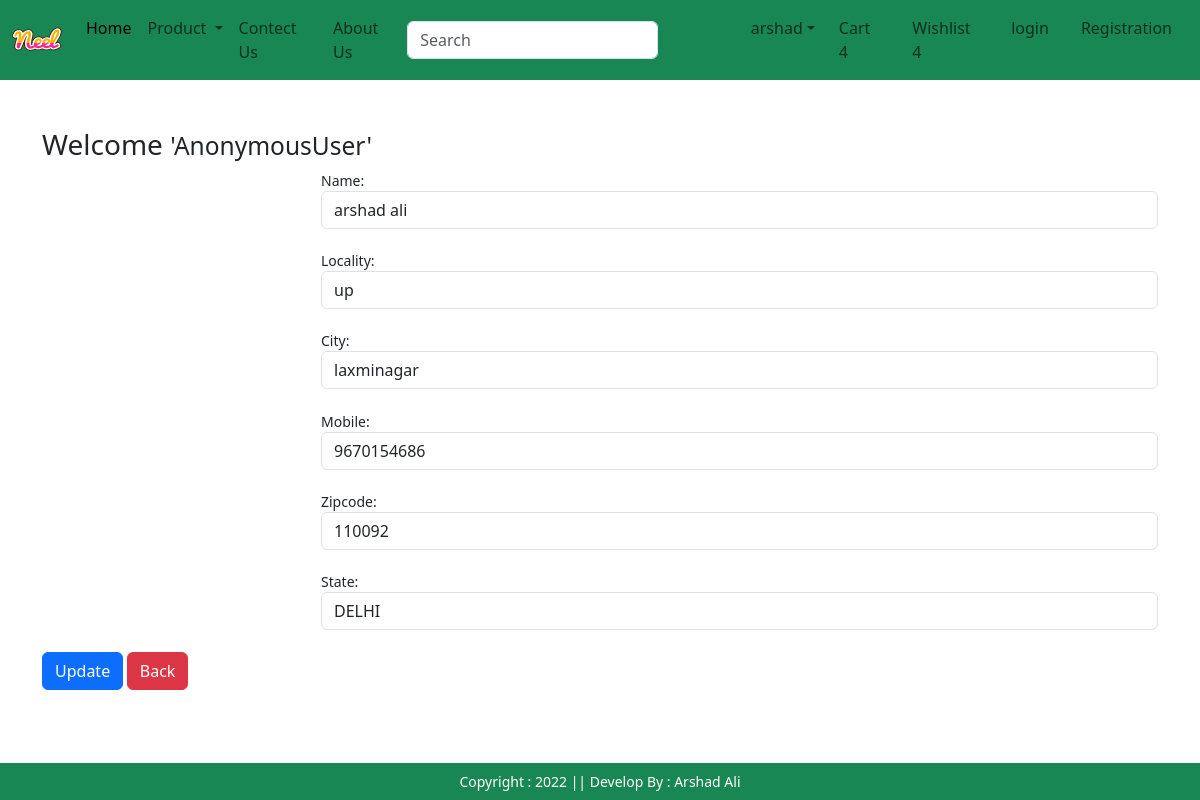
Page /updateaddress/1 on the committed database.
### app/models.py (models this page shows, shortened)
class CustomerProfileModel(models.Model):
    user=models.ForeignKey(User,on_delete=models.CASCADE)
    name=models.CharField(max_length=100)
    locality=models.CharField(max_length=100)
    city=models.CharField(max_length=50)
    mobile=models.IntegerField(default=0)
    zipcode=models.IntegerField()
    state=models.CharField(choices=STATE_CHOICES, max_length=100)

### app/views.py (the view, shortened to what this page needs)
# urls.py: path('updateaddress/<int:pk>',views.UpdateAddress.as_view(),name='updateaddress'),
class UpdateAddress(View):
    def get(self,request,pk):
        add=CustomerProfileModel.objects.get(pk=pk)
        form=CustomerProfileForm(instance=add)
        return render(request,'app/updateaddress.html',locals())

### app/forms.py
class CustomerProfileForm(forms.ModelForm):
    name=forms.CharField(widget=forms.TextInput(attrs={'class':'form-control'}))
    locality=forms.CharField(widget=forms.TextInput(attrs={'class':'form-control'}))
    city=forms.CharField(widget=forms.TextInput(attrs={'class':'form-control'}))
    mobile=forms.CharField(widget=forms.NumberInput(attrs={'class':'form-control'}))
    zipcode=forms.CharField(widget=forms.NumberInput(attrs={'class':'form-control'}))
    class Meta:
        model=CustomerProfileModel
        fields=('name','locality','city','mobile','zipcode','state')
        widgets={'state':forms.Select(attrs={'class':'form-control'})}

### app/templates/app/updateaddress.html (shortened to what this page needs)
{% extends "app/base.html" %}
{% load static %}
{% block updateaddress %}
<div class="container my-5">
    <div class="row">
        <h3>Welcome <small class='text-capitalize'>'{{request.user}}'</smal> </h3>
        </div>
            <div class="col-sm-0 offset-sm-3">
              <form action="" method="post">
                {% for f in form %}
                {{ f.label_tag }} {{ f }} <small class="text-danger"> {{ f.errors | striptags }}</small> <br>
                {% endfor %}
            </div class='col-12 mt-3'>
            <button type="submit" class="btn btn-primary">Update</button>
            <a href="{% url "address" %}" type='button' class='btn btn-danger'>Back</a>
            </div>
{% endblock updateaddress %}

### rows in the picture
CustomerProfileModel: form "arshad ali" "up" "laxminagar" "9670154686" "110092" "DELHI"

### other values in the picture
{{ request.user }} "AnonymousUser"
{{ f.label_tag }} "Name:" "Locality:" "City:" "Mobile:" "Zipcode:" "State:"
